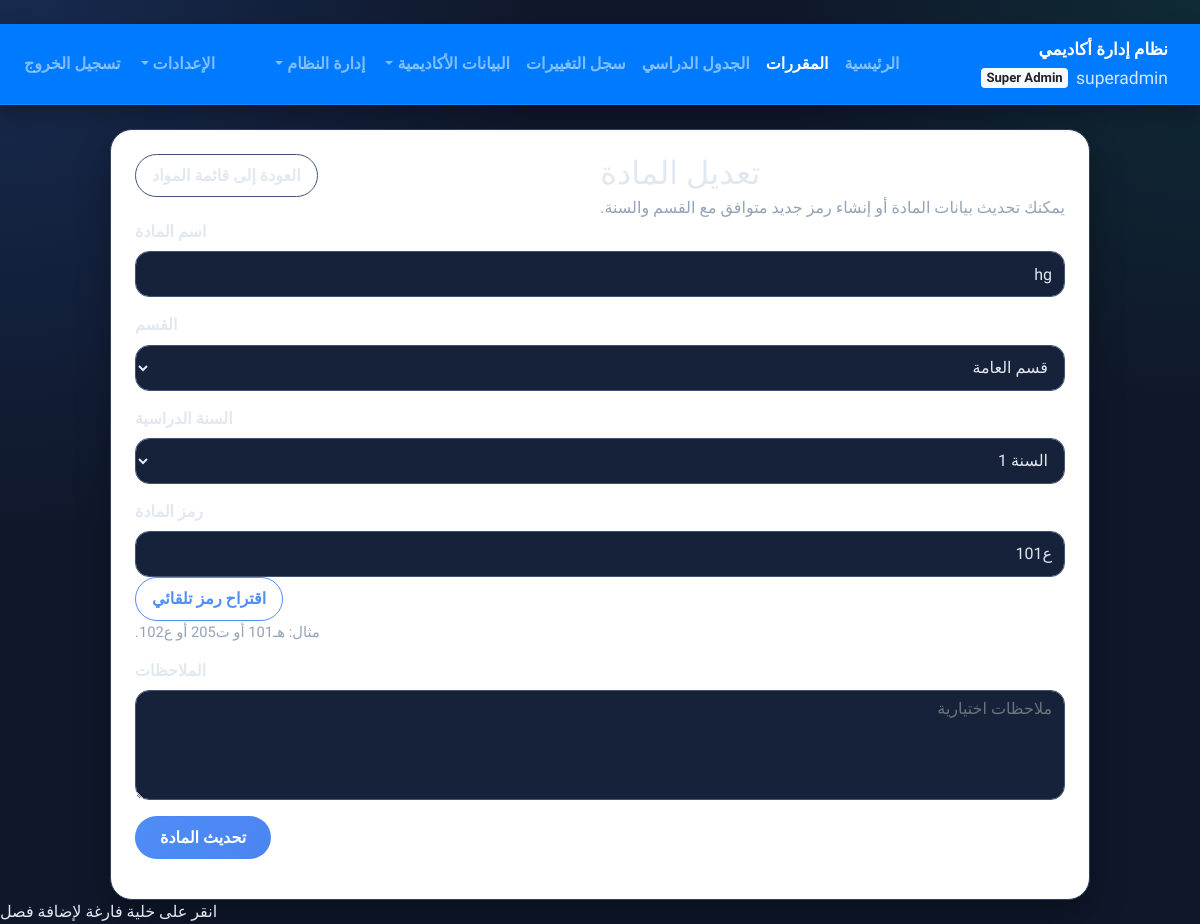
The page /courses/33/edit (signed in) on the database its author committed.
### tables this page shows
CREATE TABLE courses (
    id INTEGER PRIMARY KEY AUTOINCREMENT,
    user_id INTEGER NOT NULL,
    name TEXT NOT NULL,
    code TEXT NOT NULL,
    department TEXT NOT NULL,
    created_at TIMESTAMP DEFAULT CURRENT_TIMESTAMP, year INTEGER NOT NULL DEFAULT 1, notes TEXT,
    FOREIGN KEY (user_id) REFERENCES users (id) ON DELETE CASCADE
);

CREATE TABLE departments (
    id INTEGER PRIMARY KEY AUTOINCREMENT,
    name TEXT UNIQUE NOT NULL,
    semesters INTEGER NOT NULL,
    majors INTEGER NOT NULL,
    created_at TIMESTAMP DEFAULT CURRENT_TIMESTAMP
);

### routes/courses.py (the view, shortened to what this page needs)
@courses_bp.route('/<int:id>/edit', methods=['GET', 'POST'])
@login_required
@courses_timetable_admin_required
def edit_course(id):
    conn = db.get_db()
    course = conn.execute('SELECT * FROM courses WHERE id = ?', (id,)).fetchone()
    departments = _get_departments(conn)
    if not course or (course['user_id'] != session['user_id'] and session['role'] != 'super_admin'):
        flash('??? ?????.', 'danger')
        return redirect(url_for('courses.list_courses'))
    form_data = _course_payload_from_row(course)
    return render_template(
        'courses/edit.html',
        course=course,
        departments=departments,
        form_data=form_data,
    )

### db.py (called while the page is built)
def _get_column_names(conn, table_name):
    rows = conn.execute(f'PRAGMA table_info({table_name})').fetchall()
    return {row[1] for row in rows}

def _ensure_history_table(conn):
    conn.execute(
        """
        CREATE TABLE IF NOT EXISTS history (
            id INTEGER PRIMARY KEY AUTOINCREMENT,
            action TEXT NOT NULL,
            entity_type TEXT NOT NULL,
            entity_id INTEGER,
            actor_user_id INTEGER,
            actor_username TEXT,
            message TEXT,
            old_value TEXT,
            new_value TEXT,
            created_at TIMESTAMP DEFAULT CURRENT_TIMESTAMP
        )
        """
    )
    conn.execute(
        """
        CREATE INDEX IF NOT EXISTS idx_history_created_at
        ON history(created_at DESC)
        """
    )

def get_db():
    db = getattr(g, '_database', None)
    if db is None:
        db = g._database = sqlite3.connect(DATABASE)
        db.text_factory = str
        db.row_factory = sqlite3.Row
        db.execute('PRAGMA foreign_keys = ON')
        ensure_schema(db)
    return db

### routes/__init__.py (called while the page is built)
def login_required(view):
    @wraps(view)
    def wrapped(*args, **kwargs):
        if 'user_id' not in session:
            flash('يجب تسجيل الدخول أولاً.', 'danger')
            return redirect(url_for('auth.login'))
        return view(*args, **kwargs)
    return wrapped

def role_required(*allowed_roles):
    def decorator(view):
        @wraps(view)
        def wrapped(*args, **kwargs):
            if session.get('role') not in allowed_roles:
                flash('ليس لديك صلاحية الوصول إلى هذه الصفحة.', 'danger')
                return redirect(url_for('auth.dashboard'))
            return view(*args, **kwargs)
        return wrapped
    return decorator

### routes/courses.py (called while the page is built)
def _get_departments(conn):
    return conn.execute('SELECT name FROM departments ORDER BY name').fetchall()

def _normalize_course_code(code):
    return (code or '').strip().replace('ه', 'هـ')

def _course_payload_from_row(row):
    return {
        'name': row['name'],
        'code': _normalize_course_code(row['code']),
        'department': row['department'],
        'year': row['year'],
        'notes': row['notes'] or '',
    }

### templates/courses/edit.html (shortened to what this page needs)
﻿{% extends 'base.html' %}
{% block content %}
<div class="course-form-shell">
  <div class="course-form-card bg-white">
    <div class="course-form-head">
      <div>
        <h2 class="mb-1">تعديل المادة</h2>
        <div class="text-muted">يمكنك تحديث بيانات المادة أو إنشاء رمز جديد متوافق مع القسم والسنة.</div>
      </div>
      <a href="{{ url_for('courses.list_courses') }}" class="btn btn-outline-secondary">العودة إلى قائمة المواد</a>
    </div>
    <div class="course-form-body">
      <form method="post">
        <div class="course-grid">
          <div class="form-group full">
            <label for="name">اسم المادة</label>
            <input id="name" class="form-control" name="name" value="{{ form_data.name }}" required>
          </div>
          <div class="form-group">
            <label for="department">القسم</label>
            <select id="department" class="form-control" name="department" required>
              {% for d in departments %}
              <option value="{{ d.name }}" {% if d.name == form_data.department %}selected{% endif %}>{{ d.name }}</option>
              {% endfor %}
            </select>
          </div>
          <div class="form-group">
            <label for="year">السنة الدراسية</label>
            <select id="year" class="form-control" name="year" required>
              {% for option in [1, 2, 3, 4] %}
              <option value="{{ option }}" {% if form_data.year|string == option|string %}selected{% endif %}>السنة {{ option }}</option>
              {% endfor %}
            </select>
          </div>
          <div class="form-group full">
            <label for="code">رمز المادة</label>
            <div class="code-row">
              <input id="code" class="form-control" name="code" value="{{ form_data.code }}" placeholder="هـ101" required>
              <button class="btn btn-outline-primary" type="button" id="generateCodeBtn">اقتراح رمز تلقائي</button>
            </div>
            <div class="code-helper">مثال: هـ101 أو ت205 أو ع102.</div>
          </div>
          <div class="form-group full">
            <label for="notes">الملاحظات</label>
            <textarea id="notes" class="form-control" name="notes" rows="4" placeholder="ملاحظات اختيارية">{{ form_data.notes }}</textarea>
          </div>
        </div>
        <div class="d-flex justify-content-end mt-3">
          <button class="btn btn-primary px-4" type="submit">تحديث المادة</button>
        </div>
      </form>
    </div>
  </div>
</div>
{% endblock %}

### static/css/style.css (style rules this page uses)
body.dark { --bg: #0f172a; --bg-accent: radial-gradient(circle at top left, rgba(59, 130, 246, 0.18), transparent 36%), radial-gradient(circle at top right, rgba(16, 185, 129, 0.12), transparent 28%), #0f172a; --text: #e2e8f0; --muted: #94a3b8; --surface: #16213a; --surface-2: #1f2a44; --border: #31405c; --border-strong: #425476; --accent: #4f8df7; --accent-2: #22c55e; --accent-contrast: #ffffff; --shadow: 0 16px 34px rgba(0, 0, 0, 0.28); --shadow-soft: 0 10px 20px rgba(0, 0, 0, 0.22); }
html { scroll-behavior: smooth; }
body { background: var(--bg-accent); color: var(--text); font-family: 'Tajawal', 'Segoe UI', system-ui, -apple-system, BlinkMacSystemFont, sans-serif; transition: background 0.3s ease, color 0.3s ease; }
body.font-medium { font-size: 16px; }
.page-card, .card-section, .table-card, .timetable-card, .courses-card, .course-form-card, .history-card, .summary-card, .panel-card { background: var(--surface); border: 1px solid var(--border); border-radius: 22px; box-shadow: var(--shadow); }
.page-title, .section-header, .table-head, .schedule-banner, .course-form-head, .history-head { display: flex; align-items: flex-start; justify-content: space-between; gap: 1rem; flex-wrap: wrap; }
.page-title h2, .page-title h3, .section-header h2, .section-header h3, .table-head h2, .table-head h3, .schedule-banner h2, .schedule-banner h3, .course-form-head h2, .history-head h2 { margin-bottom: 0.3rem; }
.page-title p, .section-header p, .schedule-subtitle, .course-meta, .helper-text, .text-muted, .history-summary { color: var(--muted) !important; }
.btn { border-radius: 999px; font-weight: 600; padding: 0.55rem 1rem; border-width: 1px; box-shadow: none !important; }
.btn-primary { background: linear-gradient(135deg, var(--accent), #4a84f0); border-color: transparent; }
.btn-outline-primary { color: var(--accent); border-color: var(--accent); }
.btn-outline-secondary, .btn-secondary { color: var(--text); border-color: var(--border-strong); background: transparent; }
.form-control, .form-select, .custom-select { min-height: 46px; border-radius: 14px; border-color: var(--border-strong); background-color: var(--surface); color: var(--text); }
label { font-weight: 700; margin-bottom: 0.45rem; }
.code-helper, .small-note, .note-text, .filter-caption { color: var(--muted); font-size: 0.92rem; }
.auth-shell, .user-form-shell, .course-form-shell { max-width: 980px; margin: 0 auto; }
.auth-card, .user-form-card, .course-form-card { padding: 1.5rem; }

### templates/base.html (style rules this page uses)
body { font-family: 'Tajawal', sans-serif; }

### rows shown on the page
courses: name "hg", department "قسم العامة", year "السنة 1", code "ع101"

### other values the page prints
{{ session.get('username') }} "superadmin"
{{ 'Super Admin' if role == 'super_admin' else 'Admin' }} "Super Admin"
